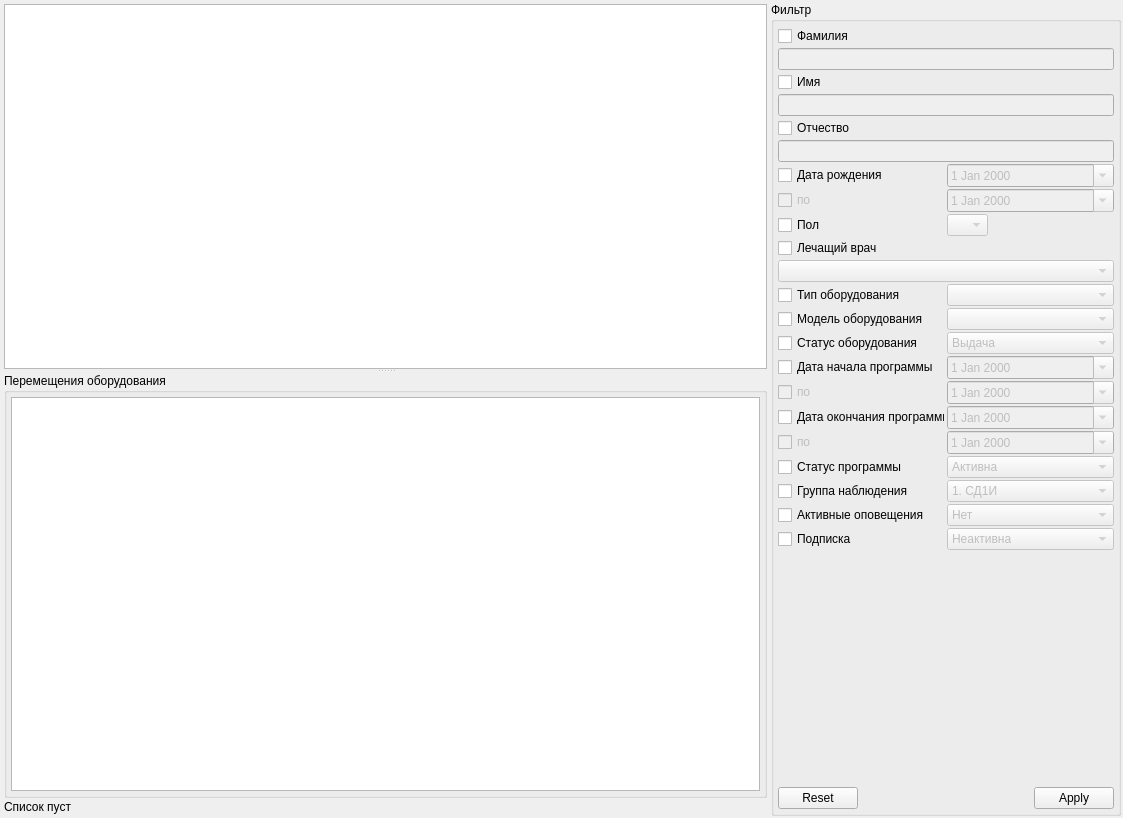
<?xml version="1.0" encoding="UTF-8"?>
<ui version="4.0">
 <class>DistantMonitoringEventPage</class>
 <widget class="QWidget" name="DistantMonitoringEventPage">
  <property name="geometry">
   <rect>
    <x>0</x>
    <y>0</y>
    <width>1123</width>
    <height>818</height>
   </rect>
  </property>
  <property name="windowTitle">
   <string>Программы ДН</string>
  </property>
  <layout class="QHBoxLayout" name="horizontalLayout">
   <property name="spacing">
    <number>2</number>
   </property>
   <property name="margin">
    <number>2</number>
   </property>
   <item>
    <widget class="QWidget" name="grpTables" native="true">
     <property name="sizePolicy">
      <sizepolicy hsizetype="Expanding" vsizetype="Preferred">
       <horstretch>0</horstretch>
       <verstretch>0</verstretch>
      </sizepolicy>
     </property>
     <layout class="QGridLayout" name="gridLayout_2">
      <property name="margin">
       <number>2</number>
      </property>
      <property name="spacing">
       <number>2</number>
      </property>
      <item row="1" column="0">
       <widget class="QLabel" name="lblRecordCount">
        <property name="text">
         <string>Список пуст</string>
        </property>
       </widget>
      </item>
      <item row="0" column="0" colspan="2">
       <widget class="QSplitter" name="splitter">
        <property name="orientation">
         <enum>Qt::Vertical</enum>
        </property>
        <widget class="CTableView" name="tblEventList">
         <property name="selectionBehavior">
          <enum>QAbstractItemView::SelectRows</enum>
         </property>
        </widget>
        <widget class="QGroupBox" name="groupBox">
         <property name="title">
          <string>Перемещения оборудования</string>
         </property>
         <layout class="QVBoxLayout" name="verticalLayout" stretch="0">
          <property name="spacing">
           <number>2</number>
          </property>
          <property name="margin">
           <number>4</number>
          </property>
          <item>
           <widget class="CTableView" name="tblActionList">
            <property name="selectionBehavior">
             <enum>QAbstractItemView::SelectRows</enum>
            </property>
           </widget>
          </item>
         </layout>
        </widget>
       </widget>
      </item>
     </layout>
    </widget>
   </item>
   <item>
    <widget class="QGroupBox" name="grpFilter">
     <property name="sizePolicy">
      <sizepolicy hsizetype="Fixed" vsizetype="Preferred">
       <horstretch>0</horstretch>
       <verstretch>0</verstretch>
      </sizepolicy>
     </property>
     <property name="minimumSize">
      <size>
       <width>350</width>
       <height>0</height>
      </size>
     </property>
     <property name="maximumSize">
      <size>
       <width>350</width>
       <height>16777215</height>
      </size>
     </property>
     <property name="title">
      <string>Фильтр</string>
     </property>
     <property name="flat">
      <bool>false</bool>
     </property>
     <layout class="QGridLayout" name="gridLayout">
      <property name="margin">
       <number>4</number>
      </property>
      <property name="spacing">
       <number>2</number>
      </property>
      <item row="8" column="1">
       <widget class="QComboBox" name="cmbSex">
        <property name="enabled">
         <bool>false</bool>
        </property>
        <property name="sizePolicy">
         <sizepolicy hsizetype="Maximum" vsizetype="Fixed">
          <horstretch>0</horstretch>
          <verstretch>0</verstretch>
         </sizepolicy>
        </property>
        <item>
         <property name="text">
          <string/>
         </property>
        </item>
        <item>
         <property name="text">
          <string>М</string>
         </property>
        </item>
        <item>
         <property name="text">
          <string>Ж</string>
         </property>
        </item>
       </widget>
      </item>
      <item row="8" column="0">
       <widget class="QCheckBox" name="chkSex">
        <property name="text">
         <string>Пол</string>
        </property>
       </widget>
      </item>
      <item row="7" column="0">
       <widget class="QCheckBox" name="chkBirthDateTo">
        <property name="enabled">
         <bool>false</bool>
        </property>
        <property name="text">
         <string>по</string>
        </property>
       </widget>
      </item>
      <item row="7" column="1">
       <widget class="CDateEdit" name="edtBirthDateTo">
        <property name="enabled">
         <bool>false</bool>
        </property>
        <property name="sizePolicy">
         <sizepolicy hsizetype="Expanding" vsizetype="Fixed">
          <horstretch>0</horstretch>
          <verstretch>0</verstretch>
         </sizepolicy>
        </property>
        <property name="calendarPopup">
         <bool>true</bool>
        </property>
       </widget>
      </item>
      <item row="18" column="0">
       <widget class="QCheckBox" name="chkEventStatus">
        <property name="text">
         <string>Статус программы</string>
        </property>
       </widget>
      </item>
      <item row="18" column="1">
       <widget class="QComboBox" name="cmbEventStatus">
        <property name="enabled">
         <bool>false</bool>
        </property>
        <property name="sizePolicy">
         <sizepolicy hsizetype="Minimum" vsizetype="Fixed">
          <horstretch>0</horstretch>
          <verstretch>0</verstretch>
         </sizepolicy>
        </property>
        <item>
         <property name="text">
          <string>Активна</string>
         </property>
        </item>
        <item>
         <property name="text">
          <string>Закрыта</string>
         </property>
        </item>
       </widget>
      </item>
      <item row="19" column="0">
       <widget class="QCheckBox" name="chkObservationGroup">
        <property name="text">
         <string>Группа наблюдения</string>
        </property>
       </widget>
      </item>
      <item row="19" column="1">
       <widget class="QComboBox" name="cmbObservationGroup">
        <property name="enabled">
         <bool>false</bool>
        </property>
        <property name="sizePolicy">
         <sizepolicy hsizetype="Minimum" vsizetype="Fixed">
          <horstretch>0</horstretch>
          <verstretch>0</verstretch>
         </sizepolicy>
        </property>
        <item>
         <property name="text">
          <string>1. СД1И</string>
         </property>
        </item>
        <item>
         <property name="text">
          <string>2. СД2И</string>
         </property>
        </item>
        <item>
         <property name="text">
          <string>3. СД2Т</string>
         </property>
        </item>
       </widget>
      </item>
      <item row="17" column="1">
       <widget class="CDateEdit" name="edtEventExecDateTo">
        <property name="enabled">
         <bool>false</bool>
        </property>
        <property name="sizePolicy">
         <sizepolicy hsizetype="Expanding" vsizetype="Fixed">
          <horstretch>0</horstretch>
          <verstretch>0</verstretch>
         </sizepolicy>
        </property>
        <property name="calendarPopup">
         <bool>true</bool>
        </property>
       </widget>
      </item>
      <item row="15" column="0">
       <widget class="QCheckBox" name="chkEventSetDateTo">
        <property name="enabled">
         <bool>false</bool>
        </property>
        <property name="text">
         <string>по</string>
        </property>
       </widget>
      </item>
      <item row="2" column="0" colspan="2">
       <widget class="QCheckBox" name="chkFirstName">
        <property name="text">
         <string>Имя</string>
        </property>
       </widget>
      </item>
      <item row="1" column="0" colspan="2">
       <widget class="QLineEdit" name="edtLastName">
        <property name="enabled">
         <bool>false</bool>
        </property>
       </widget>
      </item>
      <item row="21" column="0">
       <widget class="QCheckBox" name="chkSubscription">
        <property name="text">
         <string>Подписка</string>
        </property>
       </widget>
      </item>
      <item row="20" column="0">
       <widget class="QCheckBox" name="chkActiveNotifications">
        <property name="text">
         <string>Активные оповещения</string>
        </property>
       </widget>
      </item>
      <item row="14" column="0">
       <widget class="QCheckBox" name="chkEventSetDate">
        <property name="text">
         <string>Дата начала программы</string>
        </property>
       </widget>
      </item>
      <item row="16" column="0">
       <widget class="QCheckBox" name="chkEventExecDate">
        <property name="text">
         <string>Дата окончания программы</string>
        </property>
       </widget>
      </item>
      <item row="23" column="0" colspan="2">
       <widget class="CApplyResetDialogButtonBox" name="buttonBoxFilter">
        <property name="orientation">
         <enum>Qt::Horizontal</enum>
        </property>
        <property name="standardButtons">
         <set>QDialogButtonBox::Apply|QDialogButtonBox::Reset</set>
        </property>
       </widget>
      </item>
      <item row="12" column="0">
       <widget class="QCheckBox" name="chkEquipmentType">
        <property name="text">
         <string>Модель оборудования</string>
        </property>
       </widget>
      </item>
      <item row="22" column="0" colspan="2">
       <spacer name="verticalSpacer_8">
        <property name="orientation">
         <enum>Qt::Vertical</enum>
        </property>
        <property name="sizeHint" stdset="0">
         <size>
          <width>591</width>
          <height>316</height>
         </size>
        </property>
       </spacer>
      </item>
      <item row="5" column="0" colspan="2">
       <widget class="QLineEdit" name="edtPatrName">
        <property name="enabled">
         <bool>false</bool>
        </property>
       </widget>
      </item>
      <item row="0" column="0" colspan="2">
       <widget class="QCheckBox" name="chkLastName">
        <property name="text">
         <string>Фамилия</string>
        </property>
       </widget>
      </item>
      <item row="3" column="0" colspan="2">
       <widget class="QLineEdit" name="edtFirstName">
        <property name="enabled">
         <bool>false</bool>
        </property>
       </widget>
      </item>
      <item row="9" column="0" colspan="2">
       <widget class="QCheckBox" name="chkPerson">
        <property name="text">
         <string>Лечащий врач</string>
        </property>
       </widget>
      </item>
      <item row="4" column="0" colspan="2">
       <widget class="QCheckBox" name="chkPatrName">
        <property name="text">
         <string>Отчество</string>
        </property>
       </widget>
      </item>
      <item row="11" column="0">
       <widget class="QCheckBox" name="chkEquipmentClass">
        <property name="text">
         <string>Тип оборудования</string>
        </property>
       </widget>
      </item>
      <item row="10" column="0" colspan="2">
       <widget class="CPersonComboBoxEx" name="cmbPerson">
        <property name="enabled">
         <bool>false</bool>
        </property>
        <property name="sizePolicy">
         <sizepolicy hsizetype="Minimum" vsizetype="Fixed">
          <horstretch>0</horstretch>
          <verstretch>0</verstretch>
         </sizepolicy>
        </property>
       </widget>
      </item>
      <item row="11" column="1">
       <widget class="CRBComboBox" name="cmbEquipmentClass">
        <property name="enabled">
         <bool>false</bool>
        </property>
        <property name="sizePolicy">
         <sizepolicy hsizetype="Minimum" vsizetype="Fixed">
          <horstretch>0</horstretch>
          <verstretch>0</verstretch>
         </sizepolicy>
        </property>
       </widget>
      </item>
      <item row="15" column="1">
       <widget class="CDateEdit" name="edtEventSetDateTo">
        <property name="enabled">
         <bool>false</bool>
        </property>
        <property name="sizePolicy">
         <sizepolicy hsizetype="Expanding" vsizetype="Fixed">
          <horstretch>0</horstretch>
          <verstretch>0</verstretch>
         </sizepolicy>
        </property>
        <property name="calendarPopup">
         <bool>true</bool>
        </property>
       </widget>
      </item>
      <item row="12" column="1">
       <widget class="CRBComboBox" name="cmbEquipmentType">
        <property name="enabled">
         <bool>false</bool>
        </property>
        <property name="sizePolicy">
         <sizepolicy hsizetype="Minimum" vsizetype="Fixed">
          <horstretch>0</horstretch>
          <verstretch>0</verstretch>
         </sizepolicy>
        </property>
       </widget>
      </item>
      <item row="13" column="1">
       <widget class="QComboBox" name="cmbEquipmentStatus">
        <property name="enabled">
         <bool>false</bool>
        </property>
        <property name="sizePolicy">
         <sizepolicy hsizetype="Minimum" vsizetype="Fixed">
          <horstretch>0</horstretch>
          <verstretch>0</verstretch>
         </sizepolicy>
        </property>
        <item>
         <property name="text">
          <string>Выдача</string>
         </property>
        </item>
        <item>
         <property name="text">
          <string>Замена</string>
         </property>
        </item>
        <item>
         <property name="text">
          <string>Возврат</string>
         </property>
        </item>
       </widget>
      </item>
      <item row="13" column="0">
       <widget class="QCheckBox" name="chkEquipmentStatus">
        <property name="text">
         <string>Статус оборудования</string>
        </property>
       </widget>
      </item>
      <item row="6" column="0">
       <widget class="QCheckBox" name="chkBirthDate">
        <property name="text">
         <string>Дата рождения</string>
        </property>
       </widget>
      </item>
      <item row="6" column="1">
       <widget class="CDateEdit" name="edtBirthDate">
        <property name="enabled">
         <bool>false</bool>
        </property>
        <property name="sizePolicy">
         <sizepolicy hsizetype="Expanding" vsizetype="Fixed">
          <horstretch>0</horstretch>
          <verstretch>0</verstretch>
         </sizepolicy>
        </property>
        <property name="calendarPopup">
         <bool>true</bool>
        </property>
       </widget>
      </item>
      <item row="14" column="1">
       <widget class="CDateEdit" name="edtEventSetDate">
        <property name="enabled">
         <bool>false</bool>
        </property>
        <property name="sizePolicy">
         <sizepolicy hsizetype="Expanding" vsizetype="Fixed">
          <horstretch>0</horstretch>
          <verstretch>0</verstretch>
         </sizepolicy>
        </property>
        <property name="calendarPopup">
         <bool>true</bool>
        </property>
       </widget>
      </item>
      <item row="20" column="1">
       <widget class="QComboBox" name="cmbActiveNotifications">
        <property name="enabled">
         <bool>false</bool>
        </property>
        <property name="sizePolicy">
         <sizepolicy hsizetype="Minimum" vsizetype="Fixed">
          <horstretch>0</horstretch>
          <verstretch>0</verstretch>
         </sizepolicy>
        </property>
        <item>
         <property name="text">
          <string>Нет</string>
         </property>
        </item>
        <item>
         <property name="text">
          <string>Есть</string>
         </property>
        </item>
       </widget>
      </item>
      <item row="16" column="1">
       <widget class="CDateEdit" name="edtEventExecDate">
        <property name="enabled">
         <bool>false</bool>
        </property>
        <property name="sizePolicy">
         <sizepolicy hsizetype="Expanding" vsizetype="Fixed">
          <horstretch>0</horstretch>
          <verstretch>0</verstretch>
         </sizepolicy>
        </property>
        <property name="calendarPopup">
         <bool>true</bool>
        </property>
       </widget>
      </item>
      <item row="17" column="0">
       <widget class="QCheckBox" name="chkEventExecDateTo">
        <property name="enabled">
         <bool>false</bool>
        </property>
        <property name="text">
         <string>по</string>
        </property>
       </widget>
      </item>
      <item row="21" column="1">
       <widget class="QComboBox" name="cmbSubscription">
        <property name="enabled">
         <bool>false</bool>
        </property>
        <property name="sizePolicy">
         <sizepolicy hsizetype="Minimum" vsizetype="Fixed">
          <horstretch>0</horstretch>
          <verstretch>0</verstretch>
         </sizepolicy>
        </property>
        <item>
         <property name="text">
          <string>Неактивна</string>
         </property>
        </item>
        <item>
         <property name="text">
          <string>Активна</string>
         </property>
        </item>
       </widget>
      </item>
     </layout>
    </widget>
   </item>
  </layout>
 </widget>
 <customwidgets>
  <customwidget>
   <class>CDateEdit</class>
   <extends>QDateEdit</extends>
   <header>library/DateEdit.h</header>
  </customwidget>
  <customwidget>
   <class>CPersonComboBoxEx</class>
   <extends>QComboBox</extends>
   <header>Orgs/PersonComboBoxEx.h</header>
  </customwidget>
  <customwidget>
   <class>CTableView</class>
   <extends>QTableView</extends>
   <header>library/TableView.h</header>
  </customwidget>
  <customwidget>
   <class>CApplyResetDialogButtonBox</class>
   <extends>QDialogButtonBox</extends>
   <header>library/DialogButtonBox.h</header>
  </customwidget>
  <customwidget>
   <class>CRBComboBox</class>
   <extends>QComboBox</extends>
   <header>library/crbcombobox</header>
  </customwidget>
 </customwidgets>
 <tabstops>
  <tabstop>tblEventList</tabstop>
  <tabstop>buttonBoxFilter</tabstop>
 </tabstops>
 <resources/>
 <connections>
  <connection>
   <sender>chkLastName</sender>
   <signal>toggled(bool)</signal>
   <receiver>edtLastName</receiver>
   <slot>setEnabled(bool)</slot>
   <hints>
    <hint type="sourcelabel">
     <x>1115</x>
     <y>36</y>
    </hint>
    <hint type="destinationlabel">
     <x>1115</x>
     <y>58</y>
    </hint>
   </hints>
  </connection>
  <connection>
   <sender>chkFirstName</sender>
   <signal>toggled(bool)</signal>
   <receiver>edtFirstName</receiver>
   <slot>setEnabled(bool)</slot>
   <hints>
    <hint type="sourcelabel">
     <x>1115</x>
     <y>77</y>
    </hint>
    <hint type="destinationlabel">
     <x>1115</x>
     <y>99</y>
    </hint>
   </hints>
  </connection>
  <connection>
   <sender>chkPatrName</sender>
   <signal>toggled(bool)</signal>
   <receiver>edtPatrName</receiver>
   <slot>setEnabled(bool)</slot>
   <hints>
    <hint type="sourcelabel">
     <x>1115</x>
     <y>118</y>
    </hint>
    <hint type="destinationlabel">
     <x>1115</x>
     <y>140</y>
    </hint>
   </hints>
  </connection>
  <connection>
   <sender>chkBirthDate</sender>
   <signal>toggled(bool)</signal>
   <receiver>edtBirthDate</receiver>
   <slot>setEnabled(bool)</slot>
   <hints>
    <hint type="sourcelabel">
     <x>939</x>
     <y>160</y>
    </hint>
    <hint type="destinationlabel">
     <x>1115</x>
     <y>162</y>
    </hint>
   </hints>
  </connection>
  <connection>
   <sender>chkBirthDate</sender>
   <signal>toggled(bool)</signal>
   <receiver>chkBirthDateTo</receiver>
   <slot>setEnabled(bool)</slot>
   <hints>
    <hint type="sourcelabel">
     <x>939</x>
     <y>160</y>
    </hint>
    <hint type="destinationlabel">
     <x>939</x>
     <y>182</y>
    </hint>
   </hints>
  </connection>
  <connection>
   <sender>chkBirthDateTo</sender>
   <signal>toggled(bool)</signal>
   <receiver>edtBirthDateTo</receiver>
   <slot>setEnabled(bool)</slot>
   <hints>
    <hint type="sourcelabel">
     <x>939</x>
     <y>182</y>
    </hint>
    <hint type="destinationlabel">
     <x>1115</x>
     <y>184</y>
    </hint>
   </hints>
  </connection>
  <connection>
   <sender>chkSex</sender>
   <signal>toggled(bool)</signal>
   <receiver>cmbSex</receiver>
   <slot>setEnabled(bool)</slot>
   <hints>
    <hint type="sourcelabel">
     <x>939</x>
     <y>204</y>
    </hint>
    <hint type="destinationlabel">
     <x>977</x>
     <y>206</y>
    </hint>
   </hints>
  </connection>
  <connection>
   <sender>chkPerson</sender>
   <signal>toggled(bool)</signal>
   <receiver>cmbPerson</receiver>
   <slot>setEnabled(bool)</slot>
   <hints>
    <hint type="sourcelabel">
     <x>1115</x>
     <y>225</y>
    </hint>
    <hint type="destinationlabel">
     <x>1115</x>
     <y>247</y>
    </hint>
   </hints>
  </connection>
  <connection>
   <sender>chkEquipmentClass</sender>
   <signal>toggled(bool)</signal>
   <receiver>cmbEquipmentClass</receiver>
   <slot>setEnabled(bool)</slot>
   <hints>
    <hint type="sourcelabel">
     <x>852</x>
     <y>266</y>
    </hint>
    <hint type="destinationlabel">
     <x>986</x>
     <y>266</y>
    </hint>
   </hints>
  </connection>
  <connection>
   <sender>chkEquipmentType</sender>
   <signal>toggled(bool)</signal>
   <receiver>cmbEquipmentType</receiver>
   <slot>setEnabled(bool)</slot>
   <hints>
    <hint type="sourcelabel">
     <x>838</x>
     <y>284</y>
    </hint>
    <hint type="destinationlabel">
     <x>992</x>
     <y>290</y>
    </hint>
   </hints>
  </connection>
  <connection>
   <sender>chkEquipmentStatus</sender>
   <signal>toggled(bool)</signal>
   <receiver>cmbEquipmentStatus</receiver>
   <slot>setEnabled(bool)</slot>
   <hints>
    <hint type="sourcelabel">
     <x>939</x>
     <y>311</y>
    </hint>
    <hint type="destinationlabel">
     <x>1010</x>
     <y>308</y>
    </hint>
   </hints>
  </connection>
  <connection>
   <sender>chkEventSetDate</sender>
   <signal>toggled(bool)</signal>
   <receiver>edtEventSetDate</receiver>
   <slot>setEnabled(bool)</slot>
   <hints>
    <hint type="sourcelabel">
     <x>866</x>
     <y>328</y>
    </hint>
    <hint type="destinationlabel">
     <x>978</x>
     <y>334</y>
    </hint>
   </hints>
  </connection>
  <connection>
   <sender>chkEventSetDateTo</sender>
   <signal>toggled(bool)</signal>
   <receiver>edtEventSetDateTo</receiver>
   <slot>setEnabled(bool)</slot>
   <hints>
    <hint type="sourcelabel">
     <x>939</x>
     <y>355</y>
    </hint>
    <hint type="destinationlabel">
     <x>998</x>
     <y>354</y>
    </hint>
   </hints>
  </connection>
  <connection>
   <sender>chkEventExecDate</sender>
   <signal>toggled(bool)</signal>
   <receiver>edtEventExecDate</receiver>
   <slot>setEnabled(bool)</slot>
   <hints>
    <hint type="sourcelabel">
     <x>939</x>
     <y>377</y>
    </hint>
    <hint type="destinationlabel">
     <x>990</x>
     <y>378</y>
    </hint>
   </hints>
  </connection>
  <connection>
   <sender>chkEventExecDateTo</sender>
   <signal>toggled(bool)</signal>
   <receiver>edtEventExecDateTo</receiver>
   <slot>setEnabled(bool)</slot>
   <hints>
    <hint type="sourcelabel">
     <x>816</x>
     <y>398</y>
    </hint>
    <hint type="destinationlabel">
     <x>994</x>
     <y>398</y>
    </hint>
   </hints>
  </connection>
  <connection>
   <sender>chkEventStatus</sender>
   <signal>toggled(bool)</signal>
   <receiver>cmbEventStatus</receiver>
   <slot>setEnabled(bool)</slot>
   <hints>
    <hint type="sourcelabel">
     <x>844</x>
     <y>420</y>
    </hint>
    <hint type="destinationlabel">
     <x>972</x>
     <y>420</y>
    </hint>
   </hints>
  </connection>
  <connection>
   <sender>chkObservationGroup</sender>
   <signal>toggled(bool)</signal>
   <receiver>cmbObservationGroup</receiver>
   <slot>setEnabled(bool)</slot>
   <hints>
    <hint type="sourcelabel">
     <x>854</x>
     <y>442</y>
    </hint>
    <hint type="destinationlabel">
     <x>972</x>
     <y>444</y>
    </hint>
   </hints>
  </connection>
  <connection>
   <sender>chkActiveNotifications</sender>
   <signal>toggled(bool)</signal>
   <receiver>cmbActiveNotifications</receiver>
   <slot>setEnabled(bool)</slot>
   <hints>
    <hint type="sourcelabel">
     <x>856</x>
     <y>462</y>
    </hint>
    <hint type="destinationlabel">
     <x>980</x>
     <y>462</y>
    </hint>
   </hints>
  </connection>
  <connection>
   <sender>chkSubscription</sender>
   <signal>toggled(bool)</signal>
   <receiver>cmbSubscription</receiver>
   <slot>setEnabled(bool)</slot>
   <hints>
    <hint type="sourcelabel">
     <x>826</x>
     <y>486</y>
    </hint>
    <hint type="destinationlabel">
     <x>950</x>
     <y>486</y>
    </hint>
   </hints>
  </connection>
  <connection>
   <sender>chkEventSetDate</sender>
   <signal>toggled(bool)</signal>
   <receiver>chkEventSetDateTo</receiver>
   <slot>setEnabled(bool)</slot>
   <hints>
    <hint type="sourcelabel">
     <x>816</x>
     <y>325</y>
    </hint>
    <hint type="destinationlabel">
     <x>818</x>
     <y>349</y>
    </hint>
   </hints>
  </connection>
  <connection>
   <sender>chkEventExecDate</sender>
   <signal>toggled(bool)</signal>
   <receiver>chkEventExecDateTo</receiver>
   <slot>setEnabled(bool)</slot>
   <hints>
    <hint type="sourcelabel">
     <x>800</x>
     <y>371</y>
    </hint>
    <hint type="destinationlabel">
     <x>802</x>
     <y>389</y>
    </hint>
   </hints>
  </connection>
 </connections>
</ui>
